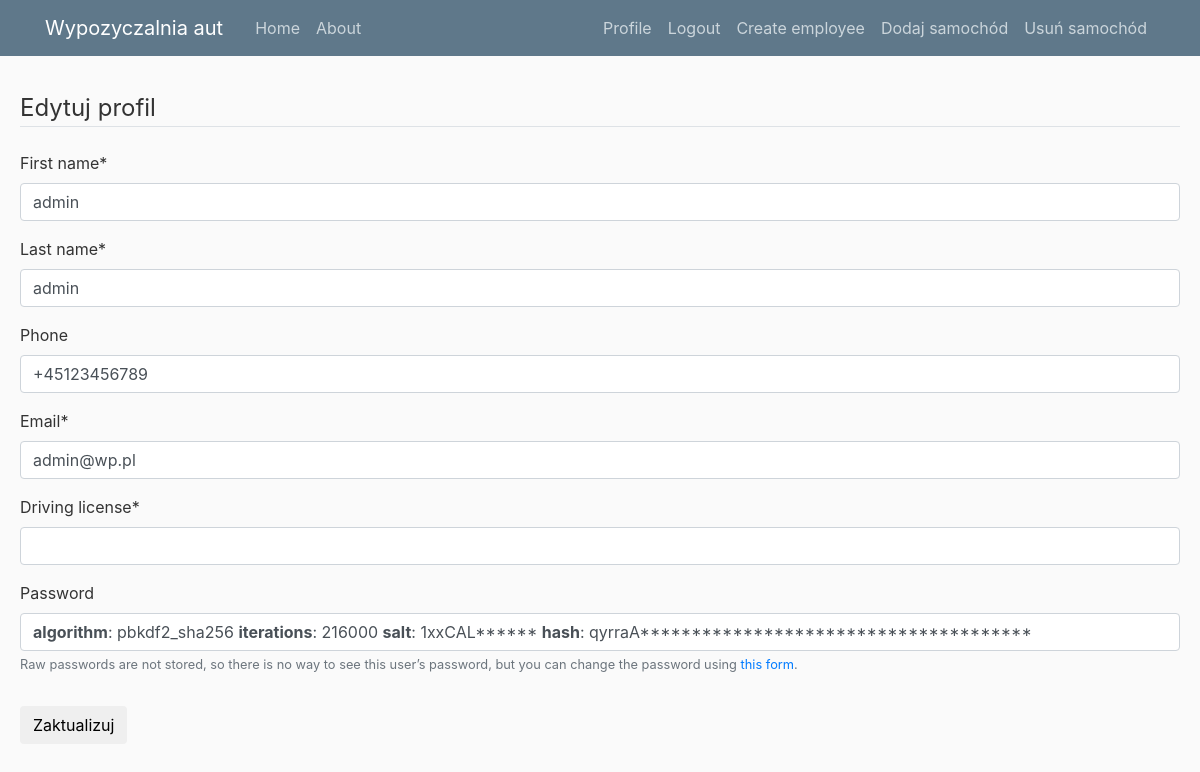
Screenshot of /edit_account_redirect/ (signed in) with the database file from the repository.
### users/models.py (models this page shows, shortened)
class Account(AbstractBaseUser):
    email 					= models.EmailField(verbose_name="email", max_length=60, unique=True)
    username 				= models.CharField(max_length=30, unique=True)
    date_joined				= models.DateTimeField(verbose_name='date joined', auto_now_add=True)
    last_login				= models.DateTimeField(verbose_name='last login', auto_now=True)
    is_admin				= models.BooleanField(default=False)
    is_active				= models.BooleanField(default=True)
    is_staff				= models.BooleanField(default=False)
    is_superuser			= models.BooleanField(default=False)
    is_manager              = models.BooleanField(default=False)
    first_name 				= models.CharField(max_length=30)
    last_name               = models.CharField(max_length=30)
    phone                   = models.CharField(max_length=12)
    driving_license         = models.CharField(max_length=10)
    USERNAME_FIELD = 'email'
    REQUIRED_FIELDS = ['username','first_name','last_name','phone',]
    objects = MyAccountManager()

### users/views.py (the view)
# urls.py: path('edit_account_redirect/', user_views.edit_account_redirect, name='edit_account_redirect'),
def edit_account_redirect(request):
    if request.method == 'POST':
        edit_form = UserUpdateForm(request.POST,instance=request.user)
        if edit_form.is_valid() :
            edit_form.save()
            messages.success(request,'Zmieniłeś dane konta!')
            return redirect('wypozyczalnia-home')
    else:
        edit_form = UserUpdateForm(instance=request.user)
    context={'edit_form': edit_form}
    return render(request, 'users/edit_account.html',context )

### users/forms.py
class UserUpdateForm(UserChangeForm):
    email = forms.EmailField()
    phone = PhoneNumberField()
    driving_license = forms.DateField()
    class Meta:
        model = Account
        fields = ['first_name','last_name','phone', 'email','driving_license', 'password',]

### users/templates/users/edit_account.html (shortened to what this page needs)
{%extends 'wypozyczalnia/base.html'%}
{% load crispy_forms_tags %}
{% block content %}
<div class="content-section">
	<form method="POST">
        <fieldset class="form-group">
            <legend class="border-bottom mb-4">Edytuj profil</legend>
            {{ edit_form|crispy }}
        </fieldset>
		<div class="form-group">
			<button class="btn btn-default" type="submit">Zaktualizuj</button>
		</div>
	</form>
</div>
{% endblock %}

### wypozyczalnia/static/wypozyczalnia/main.css (style rules this page uses)
body { background: #fafafa; color: #333333; margin-top: 5rem; }
.content-section { clear: both; padding: 10px 20px; margin-bottom: 20px; }

### rows the page displays
Account: first_name "admin", last_name "admin", phone "+45123456789", email "admin@wp.pl"
